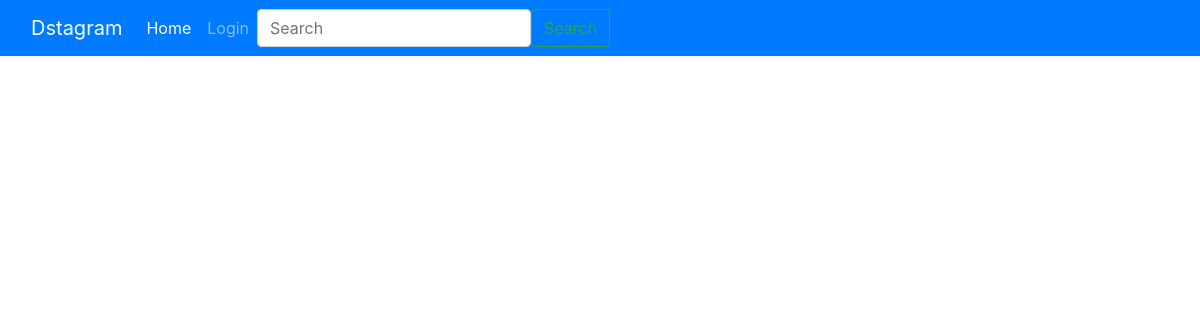
The app's page /, older data.
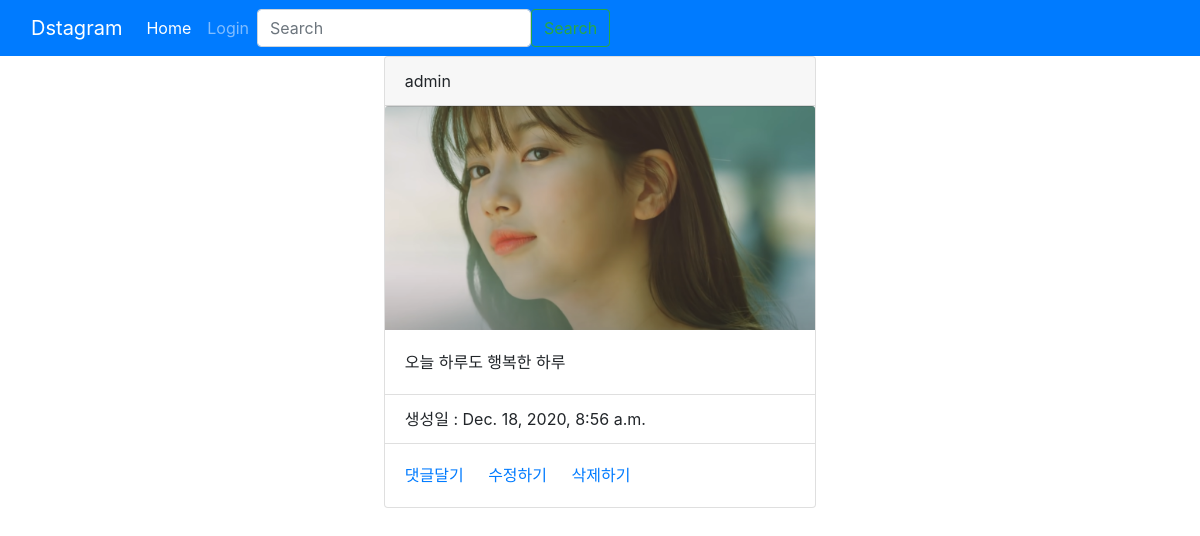
The same page, newer data.
### photo/models.py (models this page shows, shortened)
class Photo(models.Model):
    author = models.ForeignKey(User, on_delete=models.CASCADE, related_name='user')
    text = models.TextField(blank=True)
    image = models.ImageField(upload_to= 'timeline_photo/%Y/%m/%d')
    created = models.DateTimeField(auto_now_add=True)
    update = models.DateTimeField(auto_now=True)
    like = models.ManyToManyField(User, related_name='like_post',blank=True)
    favorite = models.ManyToManyField(User, related_name='favorite_post', blank=True)
    class Meta:
        ordering = ['-created']

### photo/views.py (the view)
# urls.py: path("", PhotoList.as_view(), name='index'),
class PhotoList(ListView):
    model = Photo
    template_name_suffix = '_list'

### photo/templates/photo/photo_list.html (shortened to what this page needs)
{% extends 'base.html' %}
{% block content %}
<div class='container'>
    <div class="row">
        <div class="col"></div>
        <div class="col-5">
            {% for object in object_list %}
            <div class="card">
                <div class="card-header">
                    {{ object.author }}
                </div>
                <img src=" {{ object.image.url }}" class="card-img-top" alt="...">
                <div class="card-body">
                    <p class="card-text"> {{ object.text }} </p>
                </div>
                <ul class="list-group list-group-flush">
                    <li class="list-group-item">생성일 : {{ object.created }}</li>
                </ul>
                <div class="card-body">
                    <a href="{% url 'photo:detail' object.id %}" class="card-link">댓글달기</a>
                    <a href="{% url 'photo:update' object.id %}" class="card-link">수정하기</a>
                    <a href="{% url 'photo:delete' object.id %}" class="card-link">삭제하기</a>
                </div>
            </div>
            {% endfor %}
        </div>
        <div class="col"></div>
{% endblock %}

### layout/base.html (shortened to what this page needs)
<!DOCTYPE html>
<html lang="en">
<head>
    <link rel="stylesheet" href="https://stackpath.bootstrapcdn.com/bootstrap/4.3.1/css/bootstrap.min.css"
>
</head>
<body>
 {% load static %}
<nav class="navbar navbar-expand-lg navbar-dark bg-primary">
  <div class="container-fluid">
    <a class="navbar-brand" href="#">Dstagram</a>
    <div class="collapse navbar-collapse" id="navbarTogglerDemo02">
      <ul class="navbar-nav me-auto mb-2 mb-lg-0">
        <li class="nav-item">
          <a class="nav-link active" aria-current="page" href="{% url 'photo:index' %}">Home</a>
        </li>
        {% if user.is_authenticated %}
        <li class="nav-item">
          <a class="nav-link" href="{% url 'photo:create' %}">사진 업로드</a>
        </li>
        <li class="nav-item">
          <a class="nav-link" href="{% url 'accounts:logout' %}">Logout</a>
        </li>
        {% else %}
        <li class="nav-item">
          <a class="nav-link" href="{% url 'accounts:login' %}">Login</a>
        </li>
        {% endif %}
      </ul>
      <form class="d-flex">
        <input class="form-control me-2" type="search" placeholder="Search" aria-label="Search">
        <button class="btn btn-outline-success" type="submit">Search</button>
      </form>
    </div>
  </div>
</nav>
<div class = 'container'>
{% block content %}
{% endblock %}
</body>
</html>

Row changes from the older to the newer data that the page shows:
added Photo: author "admin", image (picture), text "오늘 하루도 행복한 하루", created "Dec. 18, 2020, 8:56 a.m."
